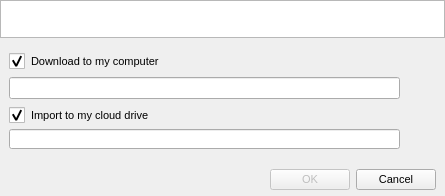
<?xml version="1.0" encoding="UTF-8"?>
<ui version="4.0">
 <class>ImportMegaLinksDialog</class>
 <widget class="QDialog" name="ImportMegaLinksDialog">
  <property name="geometry">
   <rect>
    <x>0</x>
    <y>0</y>
    <width>445</width>
    <height>196</height>
   </rect>
  </property>
  <property name="sizePolicy">
   <sizepolicy hsizetype="Preferred" vsizetype="Preferred">
    <horstretch>0</horstretch>
    <verstretch>0</verstretch>
   </sizepolicy>
  </property>
  <property name="minimumSize">
   <size>
    <width>445</width>
    <height>196</height>
   </size>
  </property>
  <property name="maximumSize">
   <size>
    <width>445</width>
    <height>430</height>
   </size>
  </property>
  <property name="windowTitle">
   <string>Import links</string>
  </property>
  <property name="styleSheet">
   <string notr="true">QWidget
{
font-size: 11px;
}

QCheckBox::indicator {
     width: 16px;
     height: 16px;
 }

QRadioButton::indicator {
     width: 16px;
     height: 16px;
 }

QScrollBar:horizontal {
height: 16px;
}

#bLocalFolder, #bMegaFolder
{
    border: none;
}
</string>
  </property>
  <layout class="QVBoxLayout" name="verticalLayout" stretch="1,0">
   <property name="spacing">
    <number>0</number>
   </property>
   <property name="margin">
    <number>0</number>
   </property>
   <item>
    <widget class="QListWidget" name="linkList">
     <property name="sizePolicy">
      <sizepolicy hsizetype="Preferred" vsizetype="Preferred">
       <horstretch>0</horstretch>
       <verstretch>0</verstretch>
      </sizepolicy>
     </property>
     <property name="minimumSize">
      <size>
       <width>0</width>
       <height>38</height>
      </size>
     </property>
     <property name="maximumSize">
      <size>
       <width>16777215</width>
       <height>16777215</height>
      </size>
     </property>
     <property name="sizeIncrement">
      <size>
       <width>0</width>
       <height>0</height>
      </size>
     </property>
    </widget>
   </item>
   <item>
    <widget class="QWidget" name="widget" native="true">
     <layout class="QVBoxLayout" name="verticalLayout_2">
      <property name="spacing">
       <number>6</number>
      </property>
      <property name="leftMargin">
       <number>9</number>
      </property>
      <property name="topMargin">
       <number>15</number>
      </property>
      <property name="rightMargin">
       <number>9</number>
      </property>
      <property name="bottomMargin">
       <number>9</number>
      </property>
      <item>
       <widget class="QCheckBox" name="cDownload">
        <property name="enabled">
         <bool>true</bool>
        </property>
        <property name="text">
         <string>Download to my computer</string>
        </property>
        <property name="checked">
         <bool>true</bool>
        </property>
       </widget>
      </item>
      <item>
       <widget class="QWidget" name="widget_2" native="true">
        <property name="enabled">
         <bool>true</bool>
        </property>
        <property name="minimumSize">
         <size>
          <width>0</width>
          <height>26</height>
         </size>
        </property>
        <layout class="QHBoxLayout" name="horizontalLayout">
         <property name="spacing">
          <number>6</number>
         </property>
         <property name="leftMargin">
          <number>0</number>
         </property>
         <property name="topMargin">
          <number>0</number>
         </property>
         <property name="rightMargin">
          <number>6</number>
         </property>
         <property name="bottomMargin">
          <number>0</number>
         </property>
         <item>
          <widget class="QLineEdit" name="eLocalFolder">
           <property name="enabled">
            <bool>true</bool>
           </property>
           <property name="readOnly">
            <bool>true</bool>
           </property>
          </widget>
         </item>
         <item>
          <widget class="QPushButton" name="bLocalFolder">
           <property name="enabled">
            <bool>true</bool>
           </property>
           <property name="minimumSize">
            <size>
             <width>24</width>
             <height>0</height>
            </size>
           </property>
           <property name="maximumSize">
            <size>
             <width>24</width>
             <height>24</height>
            </size>
           </property>
           <property name="styleSheet">
            <string notr="true"/>
           </property>
           <property name="text">
            <string/>
           </property>
           <property name="icon">
            <iconset resource="Resources.qrc">
             <normaloff>:/images/import_computer_ico.png</normaloff>:/images/import_computer_ico.png</iconset>
           </property>
           <property name="iconSize">
            <size>
             <width>24</width>
             <height>24</height>
            </size>
           </property>
           <property name="flat">
            <bool>true</bool>
           </property>
          </widget>
         </item>
        </layout>
       </widget>
      </item>
      <item>
       <widget class="QCheckBox" name="cImport">
        <property name="text">
         <string>Import to my cloud drive</string>
        </property>
        <property name="checked">
         <bool>true</bool>
        </property>
       </widget>
      </item>
      <item>
       <widget class="QWidget" name="widget_3" native="true">
        <property name="minimumSize">
         <size>
          <width>0</width>
          <height>26</height>
         </size>
        </property>
        <layout class="QHBoxLayout" name="horizontalLayout_2">
         <property name="spacing">
          <number>6</number>
         </property>
         <property name="leftMargin">
          <number>0</number>
         </property>
         <property name="topMargin">
          <number>0</number>
         </property>
         <property name="rightMargin">
          <number>6</number>
         </property>
         <property name="bottomMargin">
          <number>6</number>
         </property>
         <item>
          <widget class="QLineEdit" name="eMegaFolder">
           <property name="enabled">
            <bool>true</bool>
           </property>
           <property name="readOnly">
            <bool>true</bool>
           </property>
          </widget>
         </item>
         <item>
          <widget class="QPushButton" name="bMegaFolder">
           <property name="minimumSize">
            <size>
             <width>24</width>
             <height>0</height>
            </size>
           </property>
           <property name="maximumSize">
            <size>
             <width>24</width>
             <height>24</height>
            </size>
           </property>
           <property name="text">
            <string/>
           </property>
           <property name="icon">
            <iconset resource="Resources.qrc">
             <normaloff>:/images/import_cloud_ico.png</normaloff>:/images/import_cloud_ico.png</iconset>
           </property>
           <property name="iconSize">
            <size>
             <width>24</width>
             <height>24</height>
            </size>
           </property>
           <property name="flat">
            <bool>true</bool>
           </property>
          </widget>
         </item>
        </layout>
       </widget>
      </item>
      <item>
       <widget class="QWidget" name="bLayout" native="true">
        <property name="minimumSize">
         <size>
          <width>0</width>
          <height>32</height>
         </size>
        </property>
        <property name="maximumSize">
         <size>
          <width>16777215</width>
          <height>32</height>
         </size>
        </property>
        <layout class="QHBoxLayout" name="horizontalLayout_3">
         <property name="spacing">
          <number>6</number>
         </property>
         <property name="leftMargin">
          <number>0</number>
         </property>
         <property name="topMargin">
          <number>6</number>
         </property>
         <property name="rightMargin">
          <number>0</number>
         </property>
         <property name="bottomMargin">
          <number>0</number>
         </property>
         <item>
          <spacer name="horizontalSpacer">
           <property name="orientation">
            <enum>Qt::Horizontal</enum>
           </property>
           <property name="sizeHint" stdset="0">
            <size>
             <width>40</width>
             <height>24</height>
            </size>
           </property>
          </spacer>
         </item>
         <item>
          <widget class="QPushButton" name="bOk">
           <property name="enabled">
            <bool>false</bool>
           </property>
           <property name="text">
            <string>OK</string>
           </property>
          </widget>
         </item>
         <item>
          <widget class="QPushButton" name="bCancel">
           <property name="text">
            <string>Cancel</string>
           </property>
          </widget>
         </item>
        </layout>
       </widget>
      </item>
     </layout>
    </widget>
   </item>
  </layout>
 </widget>
 <resources>
  <include location="Resources.qrc"/>
 </resources>
 <connections>
  <connection>
   <sender>bCancel</sender>
   <signal>clicked()</signal>
   <receiver>ImportMegaLinksDialog</receiver>
   <slot>reject()</slot>
   <hints>
    <hint type="sourcelabel">
     <x>398</x>
     <y>184</y>
    </hint>
    <hint type="destinationlabel">
     <x>222</x>
     <y>102</y>
    </hint>
   </hints>
  </connection>
  <connection>
   <sender>bOk</sender>
   <signal>clicked()</signal>
   <receiver>ImportMegaLinksDialog</receiver>
   <slot>accept()</slot>
   <hints>
    <hint type="sourcelabel">
     <x>317</x>
     <y>184</y>
    </hint>
    <hint type="destinationlabel">
     <x>222</x>
     <y>102</y>
    </hint>
   </hints>
  </connection>
 </connections>
</ui>
